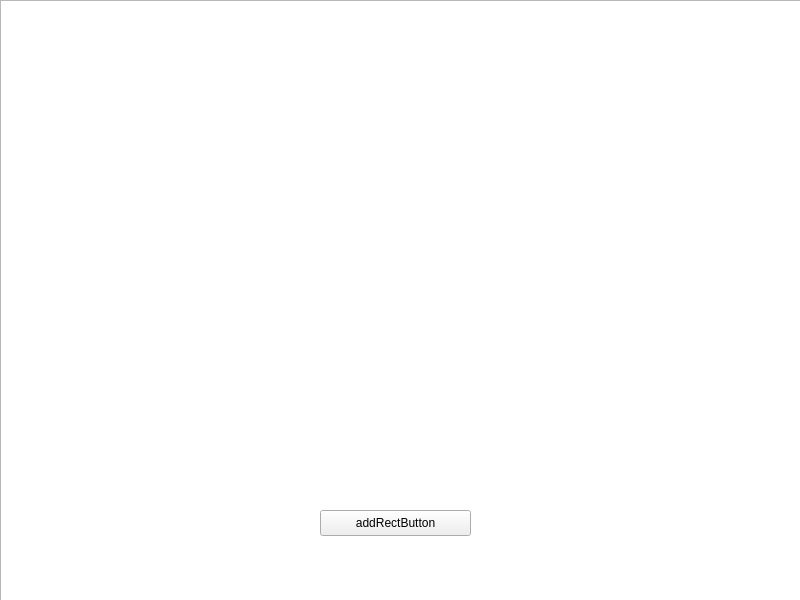
<?xml version="1.0" encoding="UTF-8"?>
<ui version="4.0">
 <class>MainWindow</class>
 <widget class="QMainWindow" name="MainWindow">
  <property name="geometry">
   <rect>
    <x>0</x>
    <y>0</y>
    <width>800</width>
    <height>600</height>
   </rect>
  </property>
  <property name="windowTitle">
   <string>MainWindow</string>
  </property>
  <widget class="QWidget" name="centralwidget">
   <widget class="QGraphicsView" name="graphicsView">
    <property name="geometry">
     <rect>
      <x>0</x>
      <y>0</y>
      <width>801</width>
      <height>601</height>
     </rect>
    </property>
   </widget>
   <widget class="QPushButton" name="addRectButton">
    <property name="geometry">
     <rect>
      <x>320</x>
      <y>510</y>
      <width>151</width>
      <height>26</height>
     </rect>
    </property>
    <property name="text">
     <string>addRectButton</string>
    </property>
   </widget>
  </widget>
 </widget>
 <resources/>
 <connections/>
</ui>
